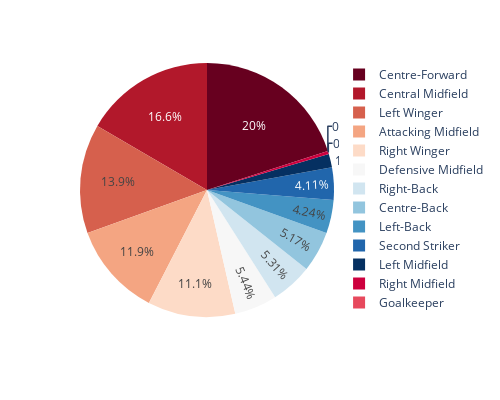

Here is the notebook cell this chart was saved with:
### Code cell
px.pie(data, values='Assists' , names='Position',
       color_discrete_sequence=px.colors.sequential.RdBu, width=500, height=400)

### Figure 1 — Plotly figure (JSON) as saved in the notebook; plotly's stock layout.template omitted (floating-point values rounded to 4 significant figures; data arrays with more than 128 entries replaced by an {"elided": "..."} marker saying what was removed)
{"data": [{"domain": {"x": [0, 1], "y": [0, 1]}, "hovertemplate": "Position=%{label}<br>Assists=%{value}<extra></extra>", "labels": {"elided": "497 str values"}, "legendgroup": "", "name": "", "showlegend": true, "type": "pie", "values": {"elided": "497 int values"}}], "layout": {"height": 400, "legend": {"tracegroupgap": 0}, "margin": {"t": 60}, "piecolorway": ["rgb(103,0,31)", "rgb(178,24,43)", "rgb(214,96,77)", "rgb(244,165,130)", "rgb(253,219,199)", "rgb(247,247,247)", "rgb(209,229,240)", "rgb(146,197,222)", "rgb(67,147,195)", "rgb(33,102,172)", "rgb(5,48,97)"], "width": 500}}
